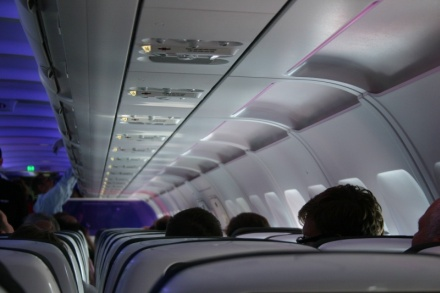
%> input picture Computer Vision/Module_4/airplane_cabin/sun_aandnxlejgzxqiou.jpg, 440 x 293 px; its folder holds 4 pictures in this run
$ octave hw2.m   (GNU Octave 9; MATLAB toolbox functions it lacks are replaced by stand-ins)
%> lines starting %> are read from the running program, lines starting %| are printed output that depends on the picture
### Computer Vision/Module_2/module2_functions/load_and_preprocess.m
function imgs = load_and_preprocess(path)
% Return cell array of preprocessed images from directory 'path'

    files = dir(path);
    files = files(3:end); % truncate '.' and '..'
    n_files = length(files);
    imgs = cell(n_files,1);

    for ii = 1:n_files

        im = imread(fullfile(path,files(ii).name));
        if length(size(im)) == 3
            im = rgb2gray(im);
        end
        im = im2double(im);
        im = imresize(im, [256,256]);
        imgs{ii} = im;

    end

end

### Computer Vision/Module_2/hw2.m
%% Assignment 2: Computing with V1
% Last updated: September 2015
% Mason DiMarco (mdimarco)


%%%%%%%%%%%%%%%%%%%%%%%%%%%%%%%%%%%%%%%%%%%%%%%%%%%%%%%%%%%%%%%%%%%%%%%%
% How to turn in assignment:
%
% Your finished assignment will consist of two parts: 1) your code and
% 2) a PDF containing the meaningful outputs of your code (image
% outputs, histograms, graphs, etc.). The PDF should also include
% comments explaining the meaning of every output. Then, create
% a folder titled YourName_ModuleNumber.zip that contains both of
% these items, and upload it to the appropriate 'Assignments' section
% on Canvas.
%
% Note: Part 1 is mandatory but does not need to be turned in, Part 2 is
% mandatory and must be turned in, and Part 3 is optional (extra credit).
%%%%%%%%%%%%%%%%%%%%%%%%%%%%%%%%%%%%%%%%%%%%%%%%%%%%%%%%%%%%%%%%%%%%%%%%

%% Part 1 %%
%%%%%%%%%%%%
% In this assignment, we'll first create simple cell-like feature maps for
% images that fall within one of 2 categories. We will use these feature
% maps this assignment to perform classification.
%
%% The SUN Database
% In order to perform classification, we need a dataset. This dataset will
% be a collection of images. A portion of these images will be used to
% train our model so it has some basis for distinguishing two categories.
% The remaining images will be used to test our model. In this module,
% we'll make use of the SUN database. The SUN database contains 908
% categories, but we're only going to use a couple. You can download the
% necessary images here:
% https://brownbox.brown.edu/download.php?hash=53ba031a.

% You should create paths to your categories like these:

airplane_path = './module2_resources/airplane_cabin';
forest_path = './module2_resources/forest';

%% Computing Features
% Now that we have our data, we need to find a good way to represent it.
% Just like in Assignment 1, we're going to use Gabor filters as models of
% simple cells. We want gabors for 4 orientations between 0 and 180
% degrees, and 3 scales. We provide you with the function *simple_cell()*
% from Assignment 1 to create your filters. Make sure the function
% *simple_cell.m* is in your working directory. You can do this by using
% the function addpath. Another option is to use the combination of
% functions addpath(genpath(pwd)), which will add all underlying folders to
% your current top-level path.

% we do this for you
fdir='./module2_functions';
if exist(fdir,'dir')==7
   addpath(genpath(fdir));
else
    fprintf(sprintf('Cannot find path to %s \n',fdir));
end

% You should put your filters in a cell array and it should have dimensions
% (number scales, number orientations). We've provided you with initial
% parameters:

gabor_size = [11, 31, 51];
lambda = 3;
theta = [0,45,90,135];
sigma = 4;
gamma = 0.3;
psi = 0;

% ===========TYPE YOUR CODE HERE==============
filters = cell(1,4);
for s_i = 1:3 %Size index
    for o_i = 1:4 %Orientation index
        filters{s_i,o_i} = simple_cell(gabor_size(s_i), lambda, theta(o_i), sigma, gamma, psi);
    end
end


%%
% Next, let's load our data using *load_and_preprocess()* from assignment
% 1. You should make 2 calls to this function: one for each of the category
% paths above. After loading each category, make sure there are the same
% number of images in each by cutting the larger one to match the size of
% the smaller. You will want to randomly select from the larger one which
% you wish to cut.
%
% ===========TYPE YOUR CODE HERE===============
forest_imgs   = load_and_preprocess( forest_path );
airplane_imgs = load_and_preprocess( airplane_path );
%> call 2 of load_and_preprocess, with path = './module2_resources/airplane_cabin'
%> in load_and_preprocess, im is the input picture: size 293x440x3 uint8; mean R, G, B 92.5, 93.9, 104.7
%> in load_and_preprocess (call 2), `im = rgb2gray(im);`:
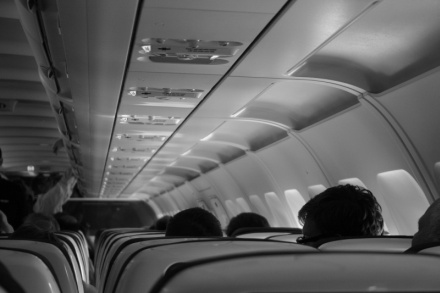
%> im: size 293x440 uint8; min 0, max 239, mean 94.7
%> in load_and_preprocess (call 2), `im = imresize(im, [256,256]);`:
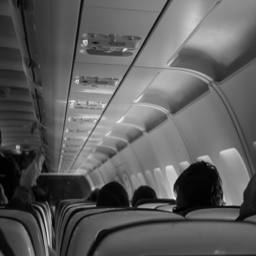
%> im: size 256x256 double; min 0.00127, max 0.927, mean 0.371
%> pass 2 of the loop in load_and_preprocess, `for ii = 1:n_files`:
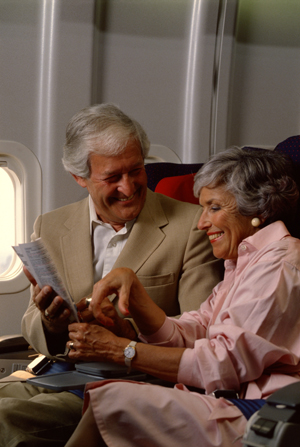
%> input picture Computer Vision/Module_4/airplane_cabin/sun_abydnuiqbbbwvisw.jpg, 300 x 447 px
%> in load_and_preprocess, im is the input picture: size 447x300x3 uint8; mean R, G, B 108.2, 86.5, 75.1
%> in load_and_preprocess (call 2), `im = rgb2gray(im);`:
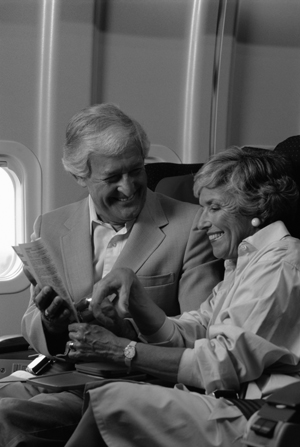
%> im: size 447x300 uint8; min 1, max 253, mean 91.7
%> in load_and_preprocess (call 2), `im = imresize(im, [256,256]);`:
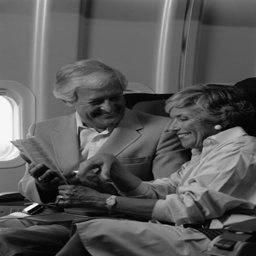
%> im: size 256x256 double; min -0.00216, max 1.02, mean 0.36; drawn with min black and max white
%> pass 3 of the loop in load_and_preprocess, `for ii = 1:n_files`:
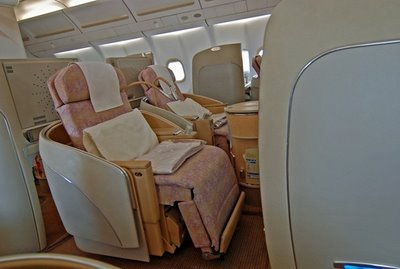
%> input picture Computer Vision/Module_4/airplane_cabin/sun_acgckqygipshenhl.jpg, 400 x 269 px
%> in load_and_preprocess, im is the input picture: size 269x400x3 uint8; mean R, G, B 113.7, 105.3, 95.3
%> in load_and_preprocess (call 2), `im = rgb2gray(im);`:
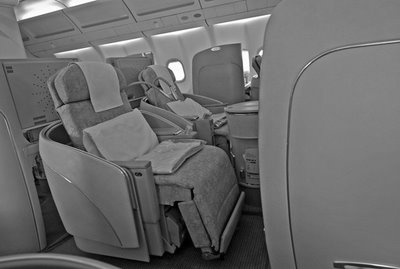
%> im: size 269x400 uint8; min 0, max 255, mean 106.7
%> in load_and_preprocess (call 2), `im = imresize(im, [256,256]);`:
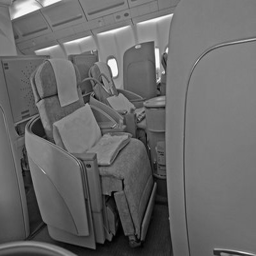
%> im: size 256x256 double; min -0.00743, max 1.03, mean 0.418; drawn with min black and max white
%> the loop made 4 passes; the first 3 are shown

min_size = min( size(airplane_imgs, 1), size(forest_imgs, 1) );
%> (the run ends here)
